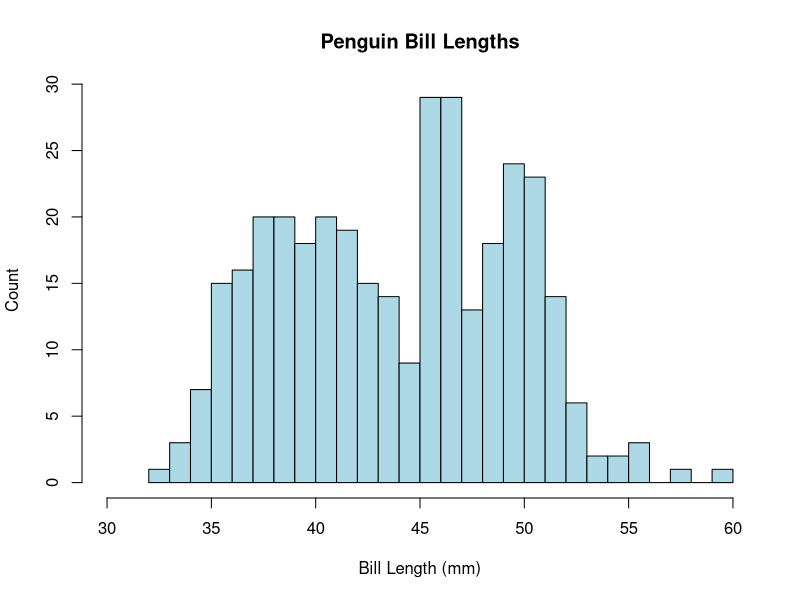

The R script that drew this image: (Note: this script raises an error after producing the figure.)
## ---- chunk 1
knitr::opts_chunk$set(comment = '##', prompt = FALSE, collapse = FALSE)
## ---- chunk 2
library(palmerpenguins)
## ---- chunk 3
head(penguins)
## ---- chunk 4
hist(penguins$bill_length_mm, breaks = 25, col = 'lightblue', xlim = c(30, 60),
     main = 'Penguin Bill Lengths', xlab = 'Bill Length (mm)', ylab = 'Count')
## ---- chunk 5
ggplot(penguins, aes(x = bill_length_mm)) +
  geom_histogram(fill = 'lightblue', color = 'black', bins = 25) +
  xlim(30, 60) + labs(title = 'Penguin Bill Lengths', x = 'Bill Length (mm)', y = 'Count')
## ---- chunk 6
species_counts <- as.data.frame(xtabs(~ species, data = penguins))
species_counts
## ---- chunk 7
penguin_plot <- barplot(Freq ~ species, data = species_counts, col = c('lightblue', 'cornflowerblue', 'darkslateblue'),
                        main = 'Species Sample Size', 
                        xlab = 'Species', ylab = 'Count', ylim = c(0, 200))
text(x = penguin_plot, y = species_counts$Freq + 10, 
     labels = species_counts$Freq)
## ---- chunk 8
ggplot(species_counts, aes(x = species, y = Freq)) +
  geom_bar(aes(fill = species), stat = 'identity') +
  scale_fill_manual(values = c('lightblue', 'cornflowerblue', 'darkslateblue')) + # scale_fill_manual() is used here for bar-color customization
  labs(title = 'Species Sample Size', x = 'Species', y = 'Count') +
  theme(legend.position = 'none') + ylim(0, 200) + # For simplicity, we omit the legend here using the code at left
  geom_text(aes(label = Freq, vjust = -0.5)) # geom_text() is used here to add counts above the bars
## ---- chunk 9
plot(x = penguins$body_mass_g, y = penguins$flipper_length_mm, 
     col = 'navy', pch = 20,
     main = 'Scatterplot of Body Mass and Flipper Length', 
     xlab = 'Body Mass (g)', ylab = 'Flipper Length (mm)')
## ---- chunk 10
ggplot(penguins, aes(x = body_mass_g, y = flipper_length_mm)) +
  geom_point(color = 'navy') +
  labs(title = 'Scatterplot of Body Mass and Flipper Length', 
       x = 'Body Mass (g)', y = 'Flipper Length (mm)')
## ---- chunk 11
stripchart(bill_depth_mm ~ island, data = penguins, 
           method = 'jitter',
           ylab = 'Island', xlab = 'Bill Depth (mm)', 
           main = 'Stripchart of Bill Depth by Island')
## ---- chunk 12
ggplot(penguins, aes(x = island, y = bill_depth_mm)) +
  geom_jitter(aes(color = island), position = position_jitter(0.1)) +
  scale_color_manual(values = c('lightblue', 'cornflowerblue', 'darkslateblue')) + # scale_fill_manual() is used to manually specify group colors once aes(color = island) is specified in `geom_jitter()`
  labs(title = 'Stripchart of Bill Depth by Island', 
       x = 'Island', y = 'Bill Depth (mm)') +
  theme(legend.position = 'none')
## ---- chunk 13
boxplot(bill_depth_mm ~ island, data = penguins, col = c('lightblue', 'cornflowerblue', 'darkslateblue'),
        main = 'Boxplot of Bill Depth by Island', xlab = 'Island', ylab = 'Bill Depth (mm)')
## ---- chunk 14
ggplot(penguins, aes(x = island, y = bill_depth_mm)) +
  geom_boxplot(aes(fill = island)) +
  scale_fill_manual(values = c('lightblue', 'cornflowerblue', 'darkslateblue')) +
  labs(title = 'Boxplot of Bill Depth by Island', 
       x = 'Island', y = 'Bill Depth (mm)') +
  theme(legend.position = 'none')
## ---- chunk 15
coplot(bill_depth_mm ~ bill_length_mm | species, 
       data = penguins,
       panel = panel.smooth,
       rows = 1, col = "navy")
## ---- chunk 16
coplot(bill_depth_mm ~ bill_length_mm | species * sex, 
       data = penguins,
       panel = panel.smooth,
       col = "navy")
## ---- chunk 17
coplot(flipper_length_mm ~ body_mass_g | bill_length_mm, 
       data = penguins,
       panel = panel.smooth,
       number = 4, 
       rows = 1, col = "navy")
## ---- chunk 18
ggplot(penguins, aes(x = bill_length_mm, y = bill_depth_mm)) +
  geom_point(color = 'navy') +
  geom_smooth(method = 'lm', se = F, color = 'salmon') + # Add least-squares line
  facet_wrap(~species)
# Use formula notation, a character vector, or vars() to specify faceting
# variables; e.g., ~species, c('species'), or vars(species)
## ---- chunk 19
ggplot(penguins, aes(x = bill_length_mm, y = bill_depth_mm)) +
  geom_point(color = 'navy') +
  geom_smooth(method = 'lm', se = F, color = 'salmon') +
  facet_wrap(vars(species, sex))

ggplot(penguins, aes(x = bill_length_mm, y = bill_depth_mm)) +
  geom_point(color = 'navy') +
  geom_smooth(method = 'lm', se = F, color = 'salmon') +
  facet_grid(rows = vars(sex), cols = vars(species)) 
# Note that facet_grid() has separate `rows` and `cols` arguments for specifying
# faceting variables
